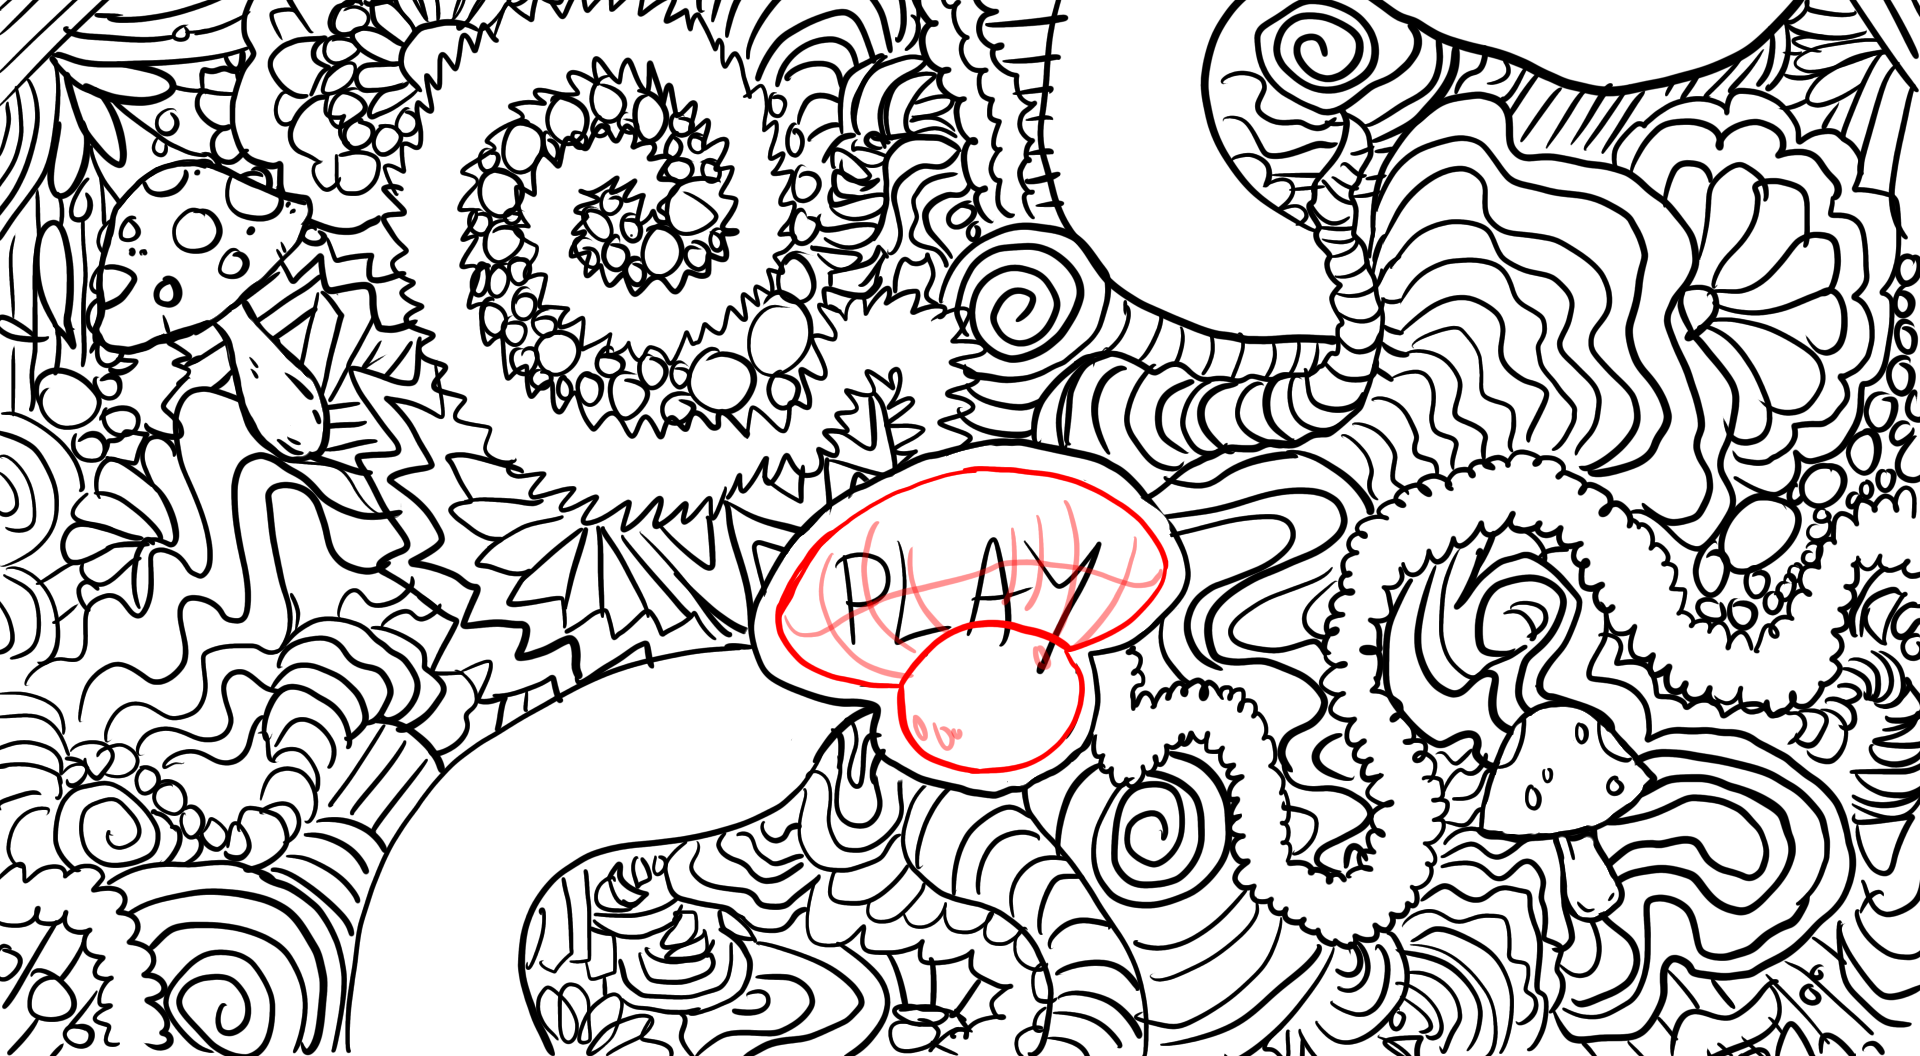

A 2D game scene composited from a Tiled map and its tileset images. What follows is a short description and the map's XML, with every tile layer's data as written:
An orthogonal 60x33 tile map with 32x32 px tiles, 1 tile layer (Tile Layer 1) and 1 object (Button).

<map version="1.9" tiledversion="1.9.2" orientation="orthogonal" renderorder="right-down" width="60" height="33" tilewidth="32" tileheight="32" infinite="0" nextlayerid="4" nextobjectid="4">
 <tileset firstgid="1" name="startbg" tilewidth="1920" tileheight="1080" tilecount="1" columns="1">
  <image source="startmenu.png" width="1920" height="1080" />
 </tileset>
 <layer id="1" name="Tile Layer 1" width="60" height="33">
  <data encoding="csv">
0,0,0,0,0,0,0,0,0,0,0,0,0,0,0,0,0,0,0,0,0,0,0,0,0,0,0,0,0,0,0,0,0,0,0,0,0,0,0,0,0,0,0,0,0,0,0,0,0,0,0,0,0,0,0,0,0,0,0,0,
0,0,0,0,0,0,0,0,0,0,0,0,0,0,0,0,0,0,0,0,0,0,0,0,0,0,0,0,0,0,0,0,0,0,0,0,0,0,0,0,0,0,0,0,0,0,0,0,0,0,0,0,0,0,0,0,0,0,0,0,
0,0,0,0,0,0,0,0,0,0,0,0,0,0,0,0,0,0,0,0,0,0,0,0,0,0,0,0,0,0,0,0,0,0,0,0,0,0,0,0,0,0,0,0,0,0,0,0,0,0,0,0,0,0,0,0,0,0,0,0,
0,0,0,0,0,0,0,0,0,0,0,0,0,0,0,0,0,0,0,0,0,0,0,0,0,0,0,0,0,0,0,0,0,0,0,0,0,0,0,0,0,0,0,0,0,0,0,0,0,0,0,0,0,0,0,0,0,0,0,0,
0,0,0,0,0,0,0,0,0,0,0,0,0,0,0,0,0,0,0,0,0,0,0,0,0,0,0,0,0,0,0,0,0,0,0,0,0,0,0,0,0,0,0,0,0,0,0,0,0,0,0,0,0,0,0,0,0,0,0,0,
0,0,0,0,0,0,0,0,0,0,0,0,0,0,0,0,0,0,0,0,0,0,0,0,0,0,0,0,0,0,0,0,0,0,0,0,0,0,0,0,0,0,0,0,0,0,0,0,0,0,0,0,0,0,0,0,0,0,0,0,
0,0,0,0,0,0,0,0,0,0,0,0,0,0,0,0,0,0,0,0,0,0,0,0,0,0,0,0,0,0,0,0,0,0,0,0,0,0,0,0,0,0,0,0,0,0,0,0,0,0,0,0,0,0,0,0,0,0,0,0,
0,0,0,0,0,0,0,0,0,0,0,0,0,0,0,0,0,0,0,0,0,0,0,0,0,0,0,0,0,0,0,0,0,0,0,0,0,0,0,0,0,0,0,0,0,0,0,0,0,0,0,0,0,0,0,0,0,0,0,0,
0,0,0,0,0,0,0,0,0,0,0,0,0,0,0,0,0,0,0,0,0,0,0,0,0,0,0,0,0,0,0,0,0,0,0,0,0,0,0,0,0,0,0,0,0,0,0,0,0,0,0,0,0,0,0,0,0,0,0,0,
0,0,0,0,0,0,0,0,0,0,0,0,0,0,0,0,0,0,0,0,0,0,0,0,0,0,0,0,0,0,0,0,0,0,0,0,0,0,0,0,0,0,0,0,0,0,0,0,0,0,0,0,0,0,0,0,0,0,0,0,
0,0,0,0,0,0,0,0,0,0,0,0,0,0,0,0,0,0,0,0,0,0,0,0,0,0,0,0,0,0,0,0,0,0,0,0,0,0,0,0,0,0,0,0,0,0,0,0,0,0,0,0,0,0,0,0,0,0,0,0,
0,0,0,0,0,0,0,0,0,0,0,0,0,0,0,0,0,0,0,0,0,0,0,0,0,0,0,0,0,0,0,0,0,0,0,0,0,0,0,0,0,0,0,0,0,0,0,0,0,0,0,0,0,0,0,0,0,0,0,0,
0,0,0,0,0,0,0,0,0,0,0,0,0,0,0,0,0,0,0,0,0,0,0,0,0,0,0,0,0,0,0,0,0,0,0,0,0,0,0,0,0,0,0,0,0,0,0,0,0,0,0,0,0,0,0,0,0,0,0,0,
0,0,0,0,0,0,0,0,0,0,0,0,0,0,0,0,0,0,0,0,0,0,0,0,0,0,0,0,0,0,0,0,0,0,0,0,0,0,0,0,0,0,0,0,0,0,0,0,0,0,0,0,0,0,0,0,0,0,0,0,
0,0,0,0,0,0,0,0,0,0,0,0,0,0,0,0,0,0,0,0,0,0,0,0,0,0,0,0,0,0,0,0,0,0,0,0,0,0,0,0,0,0,0,0,0,0,0,0,0,0,0,0,0,0,0,0,0,0,0,0,
0,0,0,0,0,0,0,0,0,0,0,0,0,0,0,0,0,0,0,0,0,0,0,0,0,0,0,0,0,0,0,0,0,0,0,0,0,0,0,0,0,0,0,0,0,0,0,0,0,0,0,0,0,0,0,0,0,0,0,0,
0,0,0,0,0,0,0,0,0,0,0,0,0,0,0,0,0,0,0,0,0,0,0,0,0,0,0,0,0,0,0,0,0,0,0,0,0,0,0,0,0,0,0,0,0,0,0,0,0,0,0,0,0,0,0,0,0,0,0,0,
0,0,0,0,0,0,0,0,0,0,0,0,0,0,0,0,0,0,0,0,0,0,0,0,0,0,0,0,0,0,0,0,0,0,0,0,0,0,0,0,0,0,0,0,0,0,0,0,0,0,0,0,0,0,0,0,0,0,0,0,
0,0,0,0,0,0,0,0,0,0,0,0,0,0,0,0,0,0,0,0,0,0,0,0,0,0,0,0,0,0,0,0,0,0,0,0,0,0,0,0,0,0,0,0,0,0,0,0,0,0,0,0,0,0,0,0,0,0,0,0,
0,0,0,0,0,0,0,0,0,0,0,0,0,0,0,0,0,0,0,0,0,0,0,0,0,0,0,0,0,0,0,0,0,0,0,0,0,0,0,0,0,0,0,0,0,0,0,0,0,0,0,0,0,0,0,0,0,0,0,0,
0,0,0,0,0,0,0,0,0,0,0,0,0,0,0,0,0,0,0,0,0,0,0,0,0,0,0,0,0,0,0,0,0,0,0,0,0,0,0,0,0,0,0,0,0,0,0,0,0,0,0,0,0,0,0,0,0,0,0,0,
0,0,0,0,0,0,0,0,0,0,0,0,0,0,0,0,0,0,0,0,0,0,0,0,0,0,0,0,0,0,0,0,0,0,0,0,0,0,0,0,0,0,0,0,0,0,0,0,0,0,0,0,0,0,0,0,0,0,0,0,
0,0,0,0,0,0,0,0,0,0,0,0,0,0,0,0,0,0,0,0,0,0,0,0,0,0,0,0,0,0,0,0,0,0,0,0,0,0,0,0,0,0,0,0,0,0,0,0,0,0,0,0,0,0,0,0,0,0,0,0,
0,0,0,0,0,0,0,0,0,0,0,0,0,0,0,0,0,0,0,0,0,0,0,0,0,0,0,0,0,0,0,0,0,0,0,0,0,0,0,0,0,0,0,0,0,0,0,0,0,0,0,0,0,0,0,0,0,0,0,0,
0,0,0,0,0,0,0,0,0,0,0,0,0,0,0,0,0,0,0,0,0,0,0,0,0,0,0,0,0,0,0,0,0,0,0,0,0,0,0,0,0,0,0,0,0,0,0,0,0,0,0,0,0,0,0,0,0,0,0,0,
0,0,0,0,0,0,0,0,0,0,0,0,0,0,0,0,0,0,0,0,0,0,0,0,0,0,0,0,0,0,0,0,0,0,0,0,0,0,0,0,0,0,0,0,0,0,0,0,0,0,0,0,0,0,0,0,0,0,0,0,
0,0,0,0,0,0,0,0,0,0,0,0,0,0,0,0,0,0,0,0,0,0,0,0,0,0,0,0,0,0,0,0,0,0,0,0,0,0,0,0,0,0,0,0,0,0,0,0,0,0,0,0,0,0,0,0,0,0,0,0,
0,0,0,0,0,0,0,0,0,0,0,0,0,0,0,0,0,0,0,0,0,0,0,0,0,0,0,0,0,0,0,0,0,0,0,0,0,0,0,0,0,0,0,0,0,0,0,0,0,0,0,0,0,0,0,0,0,0,0,0,
0,0,0,0,0,0,0,0,0,0,0,0,0,0,0,0,0,0,0,0,0,0,0,0,0,0,0,0,0,0,0,0,0,0,0,0,0,0,0,0,0,0,0,0,0,0,0,0,0,0,0,0,0,0,0,0,0,0,0,0,
0,0,0,0,0,0,0,0,0,0,0,0,0,0,0,0,0,0,0,0,0,0,0,0,0,0,0,0,0,0,0,0,0,0,0,0,0,0,0,0,0,0,0,0,0,0,0,0,0,0,0,0,0,0,0,0,0,0,0,0,
0,0,0,0,0,0,0,0,0,0,0,0,0,0,0,0,0,0,0,0,0,0,0,0,0,0,0,0,0,0,0,0,0,0,0,0,0,0,0,0,0,0,0,0,0,0,0,0,0,0,0,0,0,0,0,0,0,0,0,0,
0,0,0,0,0,0,0,0,0,0,0,0,0,0,0,0,0,0,0,0,0,0,0,0,0,0,0,0,0,0,0,0,0,0,0,0,0,0,0,0,0,0,0,0,0,0,0,0,0,0,0,0,0,0,0,0,0,0,0,0,
1,0,0,0,0,0,0,0,0,0,0,0,0,0,0,0,0,0,0,0,0,0,0,0,0,0,0,0,0,0,0,0,0,0,0,0,0,0,0,0,0,0,0,0,0,0,0,0,0,0,0,0,0,0,0,0,0,0,0,0
</data>
 </layer>
 <objectgroup id="2" name="Object Layer 1">
  <object id="3" name="Play button" class="Button" x="786.5" y="489.833" width="361.667" height="187">
   <properties>
    <property name="highscoreHUD" type="bool" value="false" />
    <property name="hud" type="bool" value="true" />
    <property name="load" value="testMap" />
   </properties>
   <text fontfamily="MS Shell Dlg 2" pixelsize="120" wrap="1" bold="1" halign="center" valign="center">PLAY</text>
  </object>
 </objectgroup>
</map>
